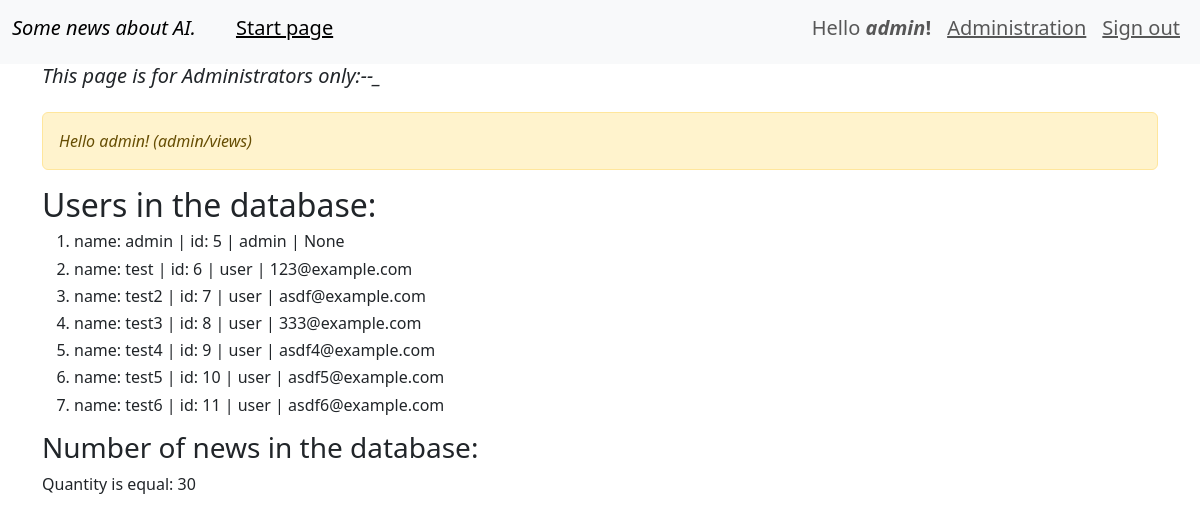
The page /admin/ (signed in) on the database its author committed.
### webapp/user/models.py (models this page shows, shortened)
class User(db.Model, UserMixin):
    id = db.Column(db.Integer, primary_key=True)
    username = db.Column(db.String(64), index=True, unique=True)
    password = db.Column(db.String(128))
    role = db.Column(db.String(10), index=True)
    email = db.Column(db.String(50))
    @property
    def is_admin(self):
        return self.role == 'admin'

### webapp/admin/views.py (the view)
@blueprint.route('/')
@admin_required
def admin_index():
    if current_user.is_admin:
        flash('Hello admin! (admin/views)')
        title = 'This page is for Administrators only'
        name_user = User.query.filter(User.username.isnot(None)).all()
        news_count = News.query.filter(News.text.isnot(None)).count()
        return render_template('admin/info.html', page_title=title, name_user=name_user, news_count=news_count)
    else:
        flash("You aren't admin.")

### webapp/__init__.py (called while the page is built)
def create_app():
    app = Flask(__name__)                   # create Flask's object
    app.config.from_pyfile('config.py')     # load config.py -> .config + .from_pyfile
    db.init_app(app)                        # initialisation db object (App)
    migrate = Migrate(app, db)              # create object migrate for DB
    login_manager = LoginManager()          # create logMan's object
    login_manager.init_app(app)             # initialisation object
    login_manager.login_view = 'user.login' # name function for this object
    app.register_blueprint(admin_blueprint)
    app.register_blueprint(news_blueprint)
    app.register_blueprint(user_blueprint)   # inithialization user_blueprint
    @login_manager.user_loader
    def load_user(user_id):
        return User.query.get(user_id)
    return app

### webapp/templates/admin/info.html (shortened to what this page needs)
{% extends "base.html" %}
{% block content %}
    <div class='row'>
        <div class='col-12'>
            {% include('messages.html') %}
            <h2>Users in the database:</h2>
            <ol>
            {%for n_users in name_user:%}
            <h6><li>
                <div class="fixed-spaces">
                name: {{n_users.username}}  | id: {{n_users.id}} | {{n_users.role}} | {{n_users.email}}</div>
            </li></h6>
            {%endfor%}
            </ol>
            <h3>Number of news in the database:</h3>
            {%if news_count %}
                Quantity is equal: {{ news_count }}
            {% endif %}
        </div>
    </div>
{% endblock %}

### webapp/templates/base.html (shortened to what this page needs)
<!doctype html>
<html lang="en">
  <head>
    <link href="https://cdn.jsdelivr.net/npm/bootstrap@5.3.0-alpha3/dist/css/bootstrap.min.css" rel="stylesheet">
    <link rel="stylesheet" href="{{ url_for('static', filename='style.css') }}">
    <link     href="//cdnjs.cloudflare.com/ajax/libs/highlight.js/9.13.1/styles/monokai-sublime.min.css" rel="stylesheet" >
  </head>
  <body>
    {%  include 'menu.html' %}
    <div class="container">
    <h5> <em>{{ page_title }}:--_</em> </h5>
         {% block content %}{% endblock %}
    </div>
  </body>

### webapp/templates/menu.html (shortened to what this page needs)
<nav class="navbar navbar-expand-lg bg-body-tertiary">
  <div class="container-fluid">
  <h6><a class="navbar-brand" href="#"><em>Some news about AI.</em></a></h6>
    <div class="collapse navbar-collapse" id="navbarSupportedContent">
      <ul class="navbar-nav me-auto mb-2 mb-lg-0">
        <li class="nav-item">
          <a class="nav-link active" aria-current="page" href="/"><u>                 </u></a>
        </li>
        <li class="nav-item">
          <h5><a class="nav-link active" aria-current="page" href="/"><u>Start page</u></a></h5>
        </li>
      </ul>
      <ul class="navbar-nav">
        {% if current_user.is_authenticated %}
          <li class="nav-item">
            <h5><span class="nav-link">Hello <strong><em>{{ current_user.username }}</em>!</strong></span></h5>
          </li>
          {% if current_user.is_admin %}
            <li class="nav-item">
              <h5><a class="nav-link" href="{{ url_for('admin.admin_index', next=request.full_path) }}"><u>Administration</u></a></h5>
            </li>
          {% endif %}
          <li class="nav-item">
            <h5><a class="nav-link" href="{{ url_for('user.logout', next=request.full_path) }}"><u>Sign out</u></a></h5>
          </li>
        {% endif %}
      </ul>
    </div>
  </div>
</nav>

### webapp/templates/messages.html
{% with messages = get_flashed_messages() %}
    {% if messages %}
    <p><em>
    <div class='alert alert-warning' role='alert'>
        {% for message in messages %}
            {{ message }}<br>
        {% endfor %}
    </div>
    </em></p>
    {% endif %}
{% endwith %}

### rows shown on the page
User: username "admin", id "5", role "admin", email "None"
User: username "test", id "6", role "user", email "123@example.com"
User: username "test2", id "7", role "user", email "asdf@example.com"
User: username "test3", id "8", role "user", email "333@example.com"
User: username "test4", id "9", role "user", email "asdf4@example.com"
User: username "test5", id "10", role "user", email "asdf5@example.com"
User: username "test6", id "11", role "user", email "asdf6@example.com"

### other values the page prints
{{ page_title }} "This page is for Administrators only"
{{ message }} "Hello admin! (admin/views)"
{{ news_count }} "30"
